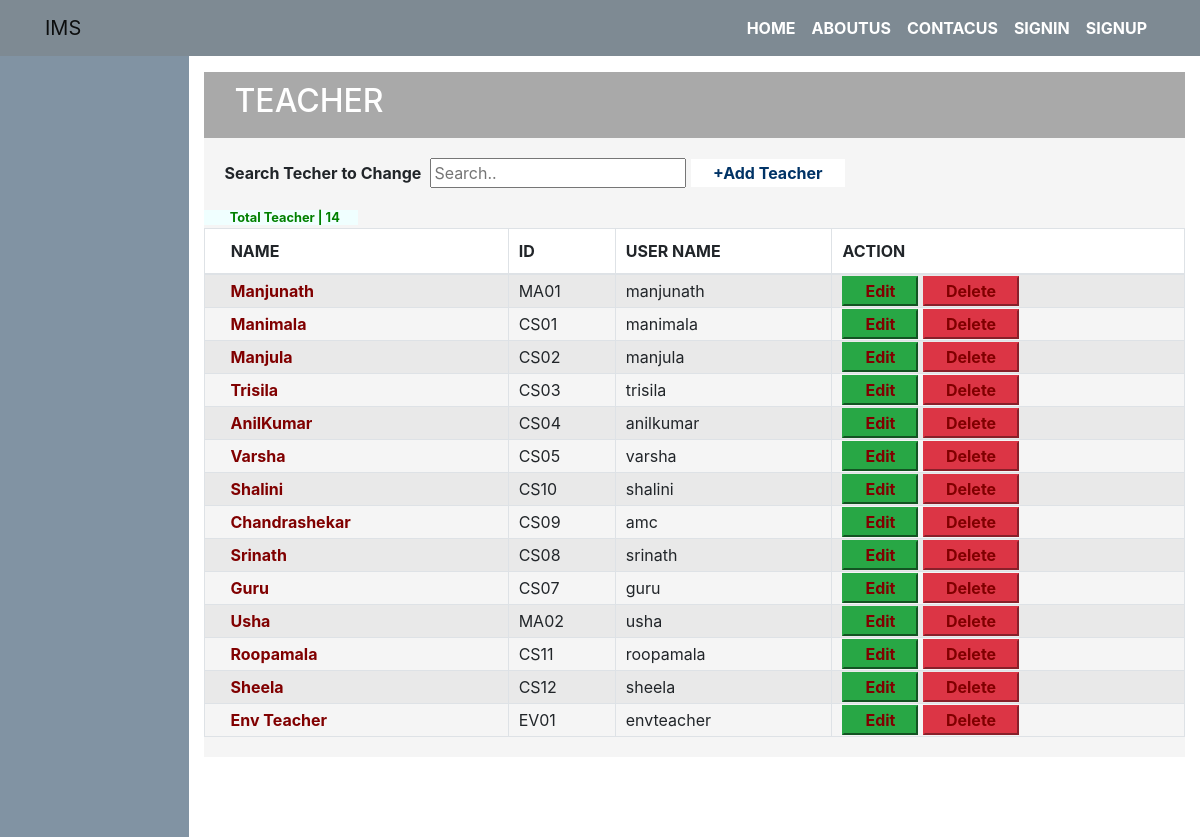
The app's page /info/admin/teacher with its own data.
### info/models.py (models this page shows, shortened)
class Teacher(models.Model):
    user = models.OneToOneField(User, on_delete=models.CASCADE, null=True)
    id = models.CharField(primary_key=True, max_length=100)
    dept = models.ForeignKey(Dept, on_delete=models.CASCADE, default=1)
    name = models.CharField(max_length=100)
    sex = models.CharField(max_length=50, choices=sex_choice, default='Male')
    DOB = models.DateField(default='1980-01-01')

class User(AbstractUser):
    @property
    def is_student(self):
        if hasattr(self, 'student'):
            return True
        return False

### info/views.py (the view, shortened to what this page needs)
# urls.py: path('admin/teacher',views.add_teacher, name='add_teacher'),
def add_teacher(request):
    st = Teacher.objects.all()
    form = teacherform(request.POST or None)
    context= {'form': form}
    return render(request,'info/teacher.html',{'ob':form,'obj':st,'total':len(st)})

### info/forms.py
class teacherform(forms.ModelForm):
    class Meta:
        model=Teacher
        fields='__all__'

### info/models.py (called while the page is built)
    def __str__(self):
        return self.name

### info/templates/info/teacher.html (shortened to what this page needs)
{% extends 'info/base.html' %}
{% block content %}
    <div class="container-fluid" style="background: darkgray; color: white; padding: 10px 30px;">
        <h2>TEACHER</h2>
    </div>
    <div class="container-fluid dept1">
        <p id="de"><b>Search Techer to Change</b>&nbsp;&nbsp;<input id="myInput" type="text" placeholder="Search..">
            <button class="bt"><a href="" data-toggle="modal"  data-target="#addDeptModal">+Add Teacher</a></button></p>
        {% if obj %}
        <table class="table-bordered table-striped" width='100%'>
            <thead>
                <th>&nbsp;&nbsp;&nbsp;&nbsp;NAME</th>
                <th>ID</th>
                <th>USER NAME</th>
                <th>ACTION</th>
            </thead>
            <tbody id="myTable">
            {% for a in obj %}
                <tr>
                    <td><a href="/info/admin/teacher/{{ a.id }}/change">{{ a.name }}</a></td>
                    <td>{{ a.id }}</td>
                    <td>{{ a.user }}</td>
                    <td>
                        <button class="btn-success"><a href="/info/admin/teacher/{{ a.id }}/change">Edit</a></button>
                        <button class="btn-danger"><a href="/info/admin/teacher/{{ a.id }}/delete">Delete</a></button>
                    </td>
                </tr>
            {% endfor %}
                <small style="background-color: azure; color: green;">&nbsp;&nbsp;&nbsp;&nbsp;&nbsp;&nbsp;
                    <b>Total Teacher | {{ total }} &nbsp;&nbsp;&nbsp;&nbsp;&nbsp;</b>
                </small>
            </tbody>
        </table>
        {% endif %}
    </div>
{% endblock %}

### info/templates/info/teacher.html (style rules this page uses)
.dept1 { background-color: whitesmoke; padding: 20px 0; margin: 0; }
.bt a { padding: 3px 20px; font-weight: 700; text-decoration: none; color: #036; }
.bt { background: white; border: none; padding: 2px; font-weight: 700; text-decoration: none; color: #036; }
table tr td a { color: #036; text-decoration:none; opacity: 0.7; font-weight: bold; }
table td { padding-left: 10px; }
table th { padding: 10px; background: white; }
#de { margin-left: 20px; }
table tr td a { color: maroon; text-decoration:none; opacity: 1; font-weight: bold; padding: 0 15px; }

### records on screen
Teacher: name "Manjunath", id "MA01", user "manjunath"
Teacher: name "Manimala", id "CS01", user "manimala"
Teacher: name "Manjula", id "CS02", user "manjula"
Teacher: name "Trisila", id "CS03", user "trisila"
Teacher: name "AnilKumar", id "CS04", user "anilkumar"
Teacher: name "Varsha", id "CS05", user "varsha"
Teacher: name "Shalini", id "CS10", user "shalini"
Teacher: name "Chandrashekar", id "CS09", user "amc"
Teacher: name "Srinath", id "CS08", user "srinath"
Teacher: name "Guru", id "CS07", user "guru"
Teacher: name "Usha", id "MA02", user "usha"
Teacher: name "Roopamala", id "CS11", user "roopamala"
Teacher: name "Sheela", id "CS12", user "sheela"
Teacher: name "Env Teacher", id "EV01", user "envteacher"

### other values on screen
{{ total }} "14"
